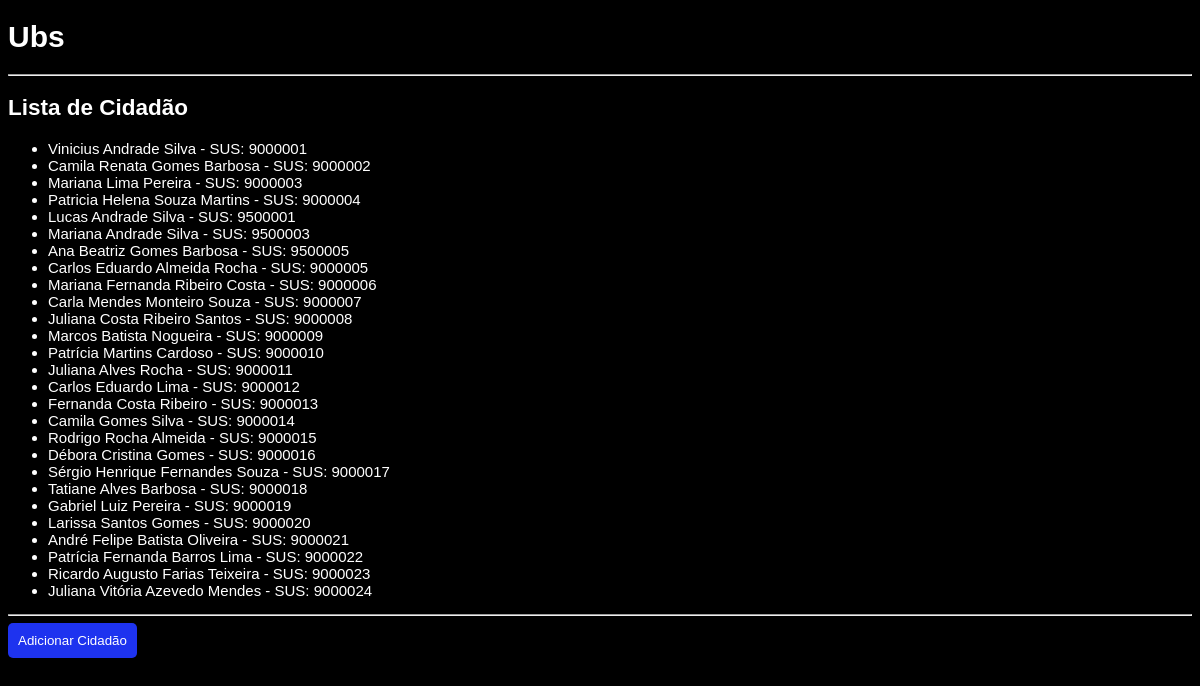
The page /ubs/cidadaos/lista/ on the database its author committed.
### ubs/models/cidadao.py (models this page shows)
class Cidadao(Pessoa):  # Pessoa precisa ser models.Model
    num_sus = models.CharField(max_length=20)
    data_nascimento = models.DateField()
    genero = models.CharField(
        max_length=1,
        choices=Genero.choices
    )
    naturalidade = models.CharField(max_length=100)
    ocupacao = models.CharField(max_length=100)
    address = models.ForeignKey(Address, on_delete=models.CASCADE)
    grupos = models.ManyToManyField(
        GrupoVulneravel,
        related_name="cidadaos",
        blank=True
    )
    def __str__(self):
        return f"{self.nome_pessoa} - SUS: {self.num_sus}"

### ubs/models/pessoa.py (models this page shows, shortened)
class Pessoa(models.Model):
    nome_pessoa = models.CharField(max_length=255)
    estado_civil = models.CharField(
        max_length=20,
        choices=EstadoCivil.choices
    )
    ubs = models.ForeignKey(Ubs, on_delete=models.CASCADE)

### ubs/views/cidadao_views.py (the view)
# urls.py: path('cidadaos/lista/', cidadao_views.list_cidadao, name='list_cidadao'),
def list_cidadao(request):
    data = Cidadao.objects.select_related( 'address').all()
    return render(request, 'ubs/cidadao/list.html', {'cidadaos': data})

### ubs/templates/ubs/cidadao/list.html (shortened to what this page needs)
{% extends 'ubs/base.html' %}
{% block corpo %}
<h2>Lista de Cidadão</h2>
{% if cidadaos %}
    <ul>
        {% for cidadao in cidadaos %}
            <li>
                <a href="{% url 'detail_cidadao' cidadao.id %}">
                    {{ cidadao }}
                </a>
            </li>
        {% endfor %}
    </ul>
{% else %}
    <p>Nenhum cidadão encontrado.</p>
{% endif %}
<hr>
<a href="{% url 'create_cidadao' %}">
    <button style="
        padding: 10px;
        background-color: rgb(30, 51, 239);
        color: white;
        border: none;
        border-radius: 5px;
    ">
        Adicionar Cidadão
    </button>
</a>
{% endblock %}

### ubs/static/ubs/style.css (style rules this page uses)
body { font-family: Arial, Arial, Helvetica, sans-serif; font-size: 15px; background-color: #000; color: #fff; }
hi, h2 { font-weight: bold; }
a { color: #fff; text-decoration: none; }

### rows shown on the page
Cidadao: num_sus.nome_pessoa "Vinicius Andrade Silva - SUS: 9000001"
Cidadao: num_sus.nome_pessoa "Camila Renata Gomes Barbosa - SUS: 9000002"
Cidadao: num_sus.nome_pessoa "Mariana Lima Pereira - SUS: 9000003"
Cidadao: num_sus.nome_pessoa "Patricia Helena Souza Martins - SUS: 9000004"
Cidadao: num_sus.nome_pessoa "Lucas Andrade Silva - SUS: 9500001"
Cidadao: num_sus.nome_pessoa "Mariana Andrade Silva - SUS: 9500003"
Cidadao: num_sus.nome_pessoa "Ana Beatriz Gomes Barbosa - SUS: 9500005"
Cidadao: num_sus.nome_pessoa "Carlos Eduardo Almeida Rocha - SUS: 9000005"
Cidadao: num_sus.nome_pessoa "Mariana Fernanda Ribeiro Costa - SUS: 9000006"
Cidadao: num_sus.nome_pessoa "Carla Mendes Monteiro Souza - SUS: 9000007"
Cidadao: num_sus.nome_pessoa "Juliana Costa Ribeiro Santos - SUS: 9000008"
Cidadao: num_sus.nome_pessoa "Marcos Batista Nogueira - SUS: 9000009"
Cidadao: num_sus.nome_pessoa "Patrícia Martins Cardoso - SUS: 9000010"
Cidadao: num_sus.nome_pessoa "Juliana Alves Rocha - SUS: 9000011"
Cidadao: num_sus.nome_pessoa "Carlos Eduardo Lima - SUS: 9000012"
Cidadao: num_sus.nome_pessoa "Fernanda Costa Ribeiro - SUS: 9000013"
Cidadao: num_sus.nome_pessoa "Camila Gomes Silva - SUS: 9000014"
Cidadao: num_sus.nome_pessoa "Rodrigo Rocha Almeida - SUS: 9000015"
Cidadao: num_sus.nome_pessoa "Débora Cristina Gomes - SUS: 9000016"
Cidadao: num_sus.nome_pessoa "Sérgio Henrique Fernandes Souza - SUS: 9000017"
Cidadao: num_sus.nome_pessoa "Tatiane Alves Barbosa - SUS: 9000018"
Cidadao: num_sus.nome_pessoa "Gabriel Luiz Pereira - SUS: 9000019"
Cidadao: num_sus.nome_pessoa "Larissa Santos Gomes - SUS: 9000020"
Cidadao: num_sus.nome_pessoa "André Felipe Batista Oliveira - SUS: 9000021"
Cidadao: num_sus.nome_pessoa "Patrícia Fernanda Barros Lima - SUS: 9000022"
Cidadao: num_sus.nome_pessoa "Ricardo Augusto Farias Teixeira - SUS: 9000023"
Cidadao: num_sus.nome_pessoa "Juliana Vitória Azevedo Mendes - SUS: 9000024"
